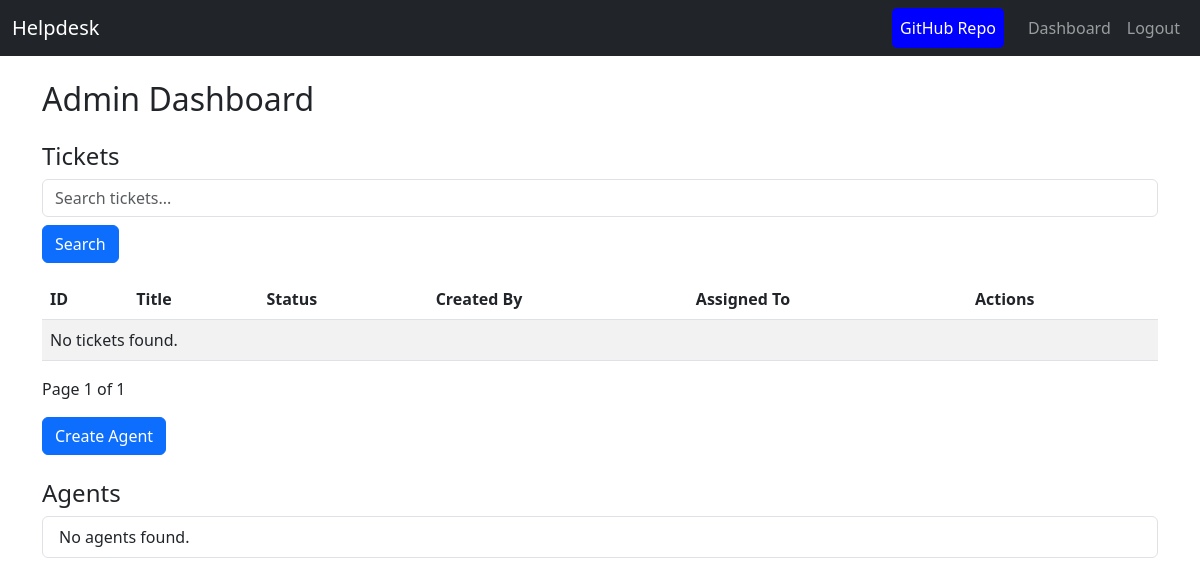
The app's page /dashboard/ (signed in), older data.
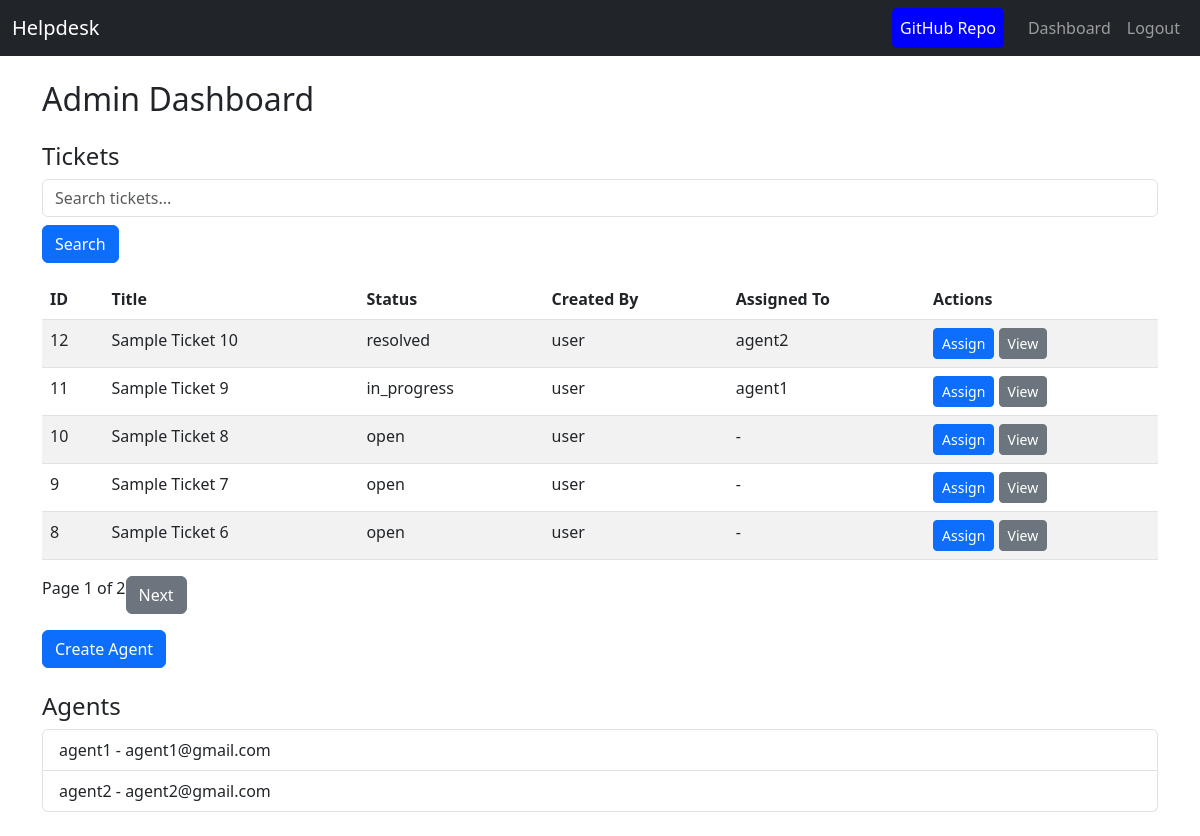
The same page, newer data.
### tickets/models.py (models this page shows, shortened)
class Ticket(models.Model):
  STATUS_CHOICES = (
    ("open", "Open"),
    ("in_progress", "In Progress"),
    ("resolved", "Resolved"),
    ("closed", "Closed"),
  )
  title = models.CharField(max_length=225)
  description = models.TextField()
  status = models.CharField(max_length=20, choices=STATUS_CHOICES, default="open")
  created_by = models.ForeignKey(User, related_name="created_tickets", on_delete=models.CASCADE)
  assigned_to = models.ForeignKey(
    User, related_name="assigned_tickets", on_delete=models.SET_NULL, null=True, blank=True
  )
  sla_deadline = models.DateTimeField(blank=True, null=True)
  breached = models.BooleanField(default=False)
  version = models.IntegerField(default=1)
  created_at = models.DateTimeField(auto_now_add=True)
  updated_at = models.DateTimeField(auto_now=True)

### accounts/models.py (models this page shows)
class User(AbstractUser):
    ROLE_CHOICES = (
        ("user", "User"),
        ("agent", "Agent"),
        ("admin", "Admin"),
    )
    role = models.CharField(max_length=10, choices=ROLE_CHOICES, default="user")
    objects = UserManager()

### tickets/views_frontend.py (the view)
@login_required
def admin_dashboard(request):
    if request.user.role != "admin":
        return redirect("ticket-list")
    query = request.GET.get('q', "")
    tickets_qs = Ticket.objects.all().order_by("-created_at")
    if query:
        tickets_qs = tickets_qs.filter(
            Q(title__icontains=query) |
            Q(description__icontains=query) |
            Q(comments__text__icontains=query)
        ).distinct()
    agents = User.objects.filter(role="agent")
    paginator = Paginator(tickets_qs, 5)
    page_number = request.GET.get('page', 1)
    tickets = paginator.get_page(page_number)
    return render(request, "admin/dashboard.html", {"tickets": tickets, "agents": agents})

### templates/admin/dashboard.html (shortened to what this page needs)
{% extends "base.html" %}
{% block content %}
<h2>Admin Dashboard</h2>
<h4 class="mt-4">Tickets</h4>
<form method="get" class="mb-3">
  <input type="text" name="q" placeholder="Search tickets..." value="{{ query }}" class="form-control" />
  <button type="submit" class="btn btn-primary mt-2">Search</button>
</form>
<table class="table table-striped">
    <thead>
        <tr>
            <th>ID</th>
            <th>Title</th>
            <th>Status</th>
            <th>Created By</th>
            <th>Assigned To</th>
            <th>Actions</th>
        </tr>
    </thead>
    <tbody>
        {% for ticket in tickets %}
        <tr>
          <td>{{ ticket.id }}</td>
          <td>{{ ticket.title }}</td>
          <td>{{ ticket.status }}</td>
          <td>{{ ticket.created_by.username }}</td>
          <td>
              {% if ticket.assigned_to %}
                  {{ ticket.assigned_to.username }}
              {% else %}
                  -
              {% endif %}
          </td>
          <td>
              <a class="btn btn-sm btn-primary" href="{% url 'assign_ticket' ticket.id %}">Assign</a>
              <a class="btn btn-sm btn-secondary" href="{% url 'ticket_detail' ticket.id %}">View</a>
          </td>
        </tr>
        {% empty %}
        <tr><td colspan="6">No tickets found.</td></tr>
        {% endfor %}
    </tbody>
</table>
<div class="pagination my-3">
  <span>Page {{ tickets.number }} of {{ tickets.paginator.num_pages }}</span>
  {% if tickets.has_next %}
    <a href="?page={{ tickets.next_page_number }}" class="btn btn-secondary">Next</a>
  {% endif %}
</div>
<a href="{% url 'create_agent' %}" class="btn btn-primary">Create Agent</a>
<h4 class="mt-4">Agents</h4>
<ul class="list-group mb-4">
    {% for agent in agents %}
        <li class="list-group-item">{{ agent.username }} - {{ agent.email }}</li>
    {% empty %}
        <li class="list-group-item">No agents found.</li>
    {% endfor %}
</ul>
{% endblock %}

Row changes from the older to the newer data that the page shows:
added Ticket: id "12", title "Sample Ticket 10", status "resolved", created_by.username "user", assigned_to.username "agent2"
added Ticket: id "11", title "Sample Ticket 9", status "in_progress", created_by.username "user", assigned_to.username "agent1"
added Ticket: id "10", title "Sample Ticket 8", status "open", created_by.username "user"
added Ticket: id "9", title "Sample Ticket 7", status "open", created_by.username "user"
added Ticket: id "8", title "Sample Ticket 6", status "open", created_by.username "user"
added User: username "agent1", email "agent1@gmail.com"
added User: username "agent2", email "agent2@gmail.com"
Text that changed along with them:
{{ tickets.paginator.num_pages }}: "1" → "2"
text no longer shown: "No tickets found. No agents found."
text now shown: "Next"
